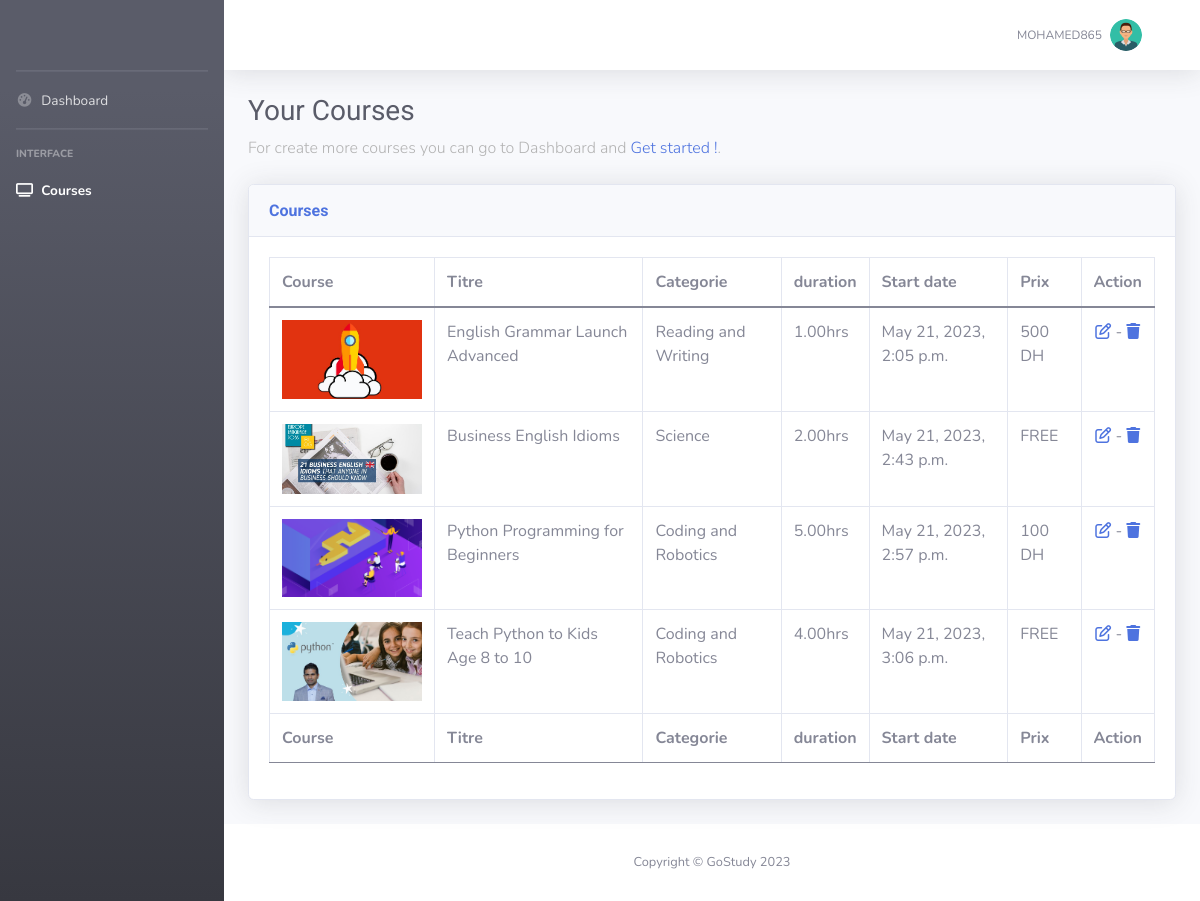
The app's page /Enseignant/Dashboard/courses (signed in) with its own data.
### prof/models.py (models this page shows, shortened)
class Enseignant(models.Model):
    user = models.OneToOneField(User, null=True,on_delete=models.CASCADE)
    nom = models.CharField(max_length=30)
    datenaissence = models.DateField()
    photo = models.ImageField(upload_to='etudiant/img/pdp/%y',default='prof/img/pdp/23/user.png')
    datecreation = models.DateTimeField(auto_now=True)

### courses/models.py (models this page shows, shortened)
class course(models.Model):
    titre = models.CharField(max_length=80)
    description = models.TextField()
    categorie = models.ForeignKey(categorie, null=True, on_delete=models.CASCADE)
    datecreation  = models.DateTimeField(auto_now=True)
    avis = models.IntegerField(null=True,validators=[MinValueValidator(0),MaxValueValidator(5)],default=0)
    cover = models.ImageField( upload_to='CourseCovers/img/%y/',null=True,default='',blank=True)
    video = models.FileField( upload_to='CourseVideos/lecons/%y',null=True,default='',blank=True)
    duration = models.DecimalField(max_digits=4, decimal_places=2,null=True,default=2)
    tag = models.ManyToManyField(tag)
    Enseignant = models.ForeignKey(Enseignant, null=True, on_delete=models.CASCADE)
    prix = models.DecimalField(max_digits=7,decimal_places=2,null=True)
    level = models.CharField(max_length=90,null=True,default='beginner')

class categorie(models.Model):
    nom = models.CharField( max_length=50)
    cover = models.ImageField( upload_to='categoryCovers/img/%y/',null=True)
    def __str__(self):
        return self.nom

### etudiant/decorators.py (the view)
        def wrapper_func(request, *args, **kwargs):
            if request.user.groups.exists():
                group = request.user.groups.all()[0].name
            if group in allowedGroups:
                    return view_func(request, *args, **kwargs)
            else:
                return redirect("home")

### prof/views.py (called while the page is built)
@login_required(login_url='etudiant_login')
@allowedusers(allowedGroups=['prof','admin'])
def dashboardcourses(request):
    m = {
    'pdp':Enseignant.objects.all().get(user=request.user),
    'cours':course.objects.all().filter(Enseignant=request.user.id)
    }
    return render(request,'prof/courses.html',m)

### templates/prof/courses.html
{% extends 'base/prof/header.html' %}
{% block content %}
<div class="container-fluid">
    <h1 class="h3 mb-2 text-gray-800">Your Courses</h1>
    <p class="mb-4">For create more courses you can go to Dashboard and<a target="_blank"
            href="{% url 'dashboardprof' %}"> Get started !</a>.</p>
    <div class="card shadow mb-4">
        <div class="card-header py-3">
            <h6 class="m-0 font-weight-bold text-primary">Courses</h6>
        </div>
        <div class="card-body">
            <div class="table-responsive">
                <table class="table table-bordered" id="dataTable" width="100%" cellspacing="0">
                    <thead>
                        <tr>
                            <th>Course</th>
                            <th>Titre</th>
                            <th>Categorie</th>
                            <th>duration</th>
                            <th>Start date</th>
                            <th>Prix</th>
                            <th>Action</th>
                        </tr>
                    </thead>
                    <tfoot>
                        <tr>
                            <th>Course</th>
                            <th>Titre</th>
                            <th>Categorie</th>
                            <th>duration</th>
                            <th>Start date</th>
                            <th>Prix</th>
                            <th>Action</th>
                        </tr>
                    </tfoot>
                    <tbody>
                        {% if not cours %} <tr> <td colspan='7' class="text-center">No Courses data</td></tr> {% else %}
                        {% for cr in cours %}
                        <tr>
                            <td><img src="{{cr.cover.url}}" width=140 alt="" srcset=""></td>
                            <td>{{cr.titre}}</td>
                            <td>{{cr.categorie}}</td>
                            <td>{{cr.duration}}hrs</td>
                            <td>{{cr.datecreation}}</td>
                            {% if cr.prix %}
                            <td><script>document.write(parseFloat({{cr.prix}}*10))</script> DH</td>
                            {% else %}
                            <td>FREE</td>
                            {% endif %}
                            <td><center><a href="{% url 'editcourse' cr.id %}"><i class="fa-regular fa-pen-to-square"></i></a> - <a href="{% url 'deletecourse' cr.id %}"><i class="fa-solid fa-trash"></i></a></center></td>
                        </tr>
                        {% endfor %}
                        {% endif %}
                    </tbody>
                </table>
            </div>
        </div>
    </div>
</div>
{% endblock content %}

### templates/base/prof/header.html (shortened to what this page needs)
{% load static %}
<!DOCTYPE html>
<html lang="en">
<head>
{% include 'base/coursesHeader.html' %}
{% include 'base/header.html' %}
    <link href="{% static 'prof/vendor/fontawesome-free/css/all.min.css' %}" rel="stylesheet" type="text/css">
    <link href="{% static 'prof/css/sb-admin-2.min.css' %}" rel="stylesheet">
</head>
<body id="page-top">
    <div id="wrapper">
        <ul class="navbar-nav bg-gradient-dark sidebar sidebar-dark accordion" id="accordionSidebar">
            <a class="sidebar-brand d-flex align-items-center justify-content-center" href="{% url 'dashboardprof' %}">
                </a>
            <hr class="sidebar-divider my-0">
            <li class="nav-item {% if request.resolver_match.url_name == 'dashboardprof' %}active{% endif %}">
                <a class="nav-link" href="{% url 'dashboardprof' %}">
                    <i class="fas fa-fw fa-tachometer-alt"></i>
                    <span>Dashboard</span></a>
            </li>
            <hr class="sidebar-divider">
            <div class="sidebar-heading">
                Interface
            </div>
            <li class="nav-item {% if request.resolver_match.url_name == 'dashboardcourses' %}active{% endif %}">
                <a class="nav-link collapsed" href="{% url 'dashboardcourses' %}">
                    <i class="fa-solid fa-tv"></i>
                    <span>Courses</span>
                </a>
            </li>
        </ul>
        <div id="content-wrapper" class="d-flex flex-column">
            <div id="content">
                {% if request.resolver_match.url_name != 'createcourse' %}
                <nav class="navbar navbar-expand navbar-light bg-white topbar mb-4 static-top shadow">
                    <ul class="navbar-nav ml-auto">
                        <li class="nav-item dropdown no-arrow">
                            <a class="nav-link dropdown-toggle" href="#" id="userDropdown" role="button"
                                data-toggle="dropdown" aria-haspopup="true" aria-expanded="false">
                                <span class="mr-2 d-none d-lg-inline text-gray-600 small">{{request.user}}</span>
                                <img class="img-profile rounded-circle"
                                    src="{{pdp.photo.url}}">
                            </a>
                        </li>
                    </ul>
                </nav>
        {% endif %}
                    {% block content %}
                    {% endblock content %}
            {% if request.resolver_match.url_name != 'createcourse' and request.resolver_match.url_name != 'deletecourse' %}
            <footer class="sticky-footer bg-white">
                <div class="container my-auto">
                    <div class="copyright text-center my-auto">
                        <span>Copyright &copy; GoStudy 2023</span>
                    </div>
                </div>
            </footer>{% endif %}
        </div>
    </div>
</body>
</html>

### gostudy/static/css/style.css (style rules this page uses)
:root { --primary: #06BBCC; --light: #F0FBFC; --dark: #181d38; }
.navbar .dropdown-toggle::after { border: none; content: "\f107"; font-family: "Font Awesome 5 Free"; font-weight: 900; vertical-align: middle; margin-left: 8px; }
.navbar-light .navbar-nav .nav-link { margin-right: 30px; padding: 25px 0; color: #FFFFFF; font-size: 15px; text-transform: uppercase; outline: none; }
.navbar-light .navbar-nav .nav-link { color: var(--dark); font-weight: 500; }

### gostudy/static/etudiant/css/style.css (style rules this page uses)
body { font-family: "Roboto", sans-serif; background-color: #fff; }
p { color: #b3b3b3; font-weight: 300; }
h1, h2, h3, h4, h5, h6, .h1, .h2, .h3, .h4, .h5, .h6 { font-family: "Roboto", sans-serif; }
a { -webkit-transition: .3s all ease; -o-transition: .3s all ease; transition: .3s all ease; }

### records on screen
Enseignant: photo (placeholder picture)
course: cover (picture), titre "English Grammar Launch Advanced", categorie "Reading and Writing", duration "1.00", datecreation "May 21, 2023, 2:05 p.m."
course: cover (picture), titre "Business English Idioms", categorie "Science", duration "2.00", datecreation "May 21, 2023, 2:43 p.m.", prix "FREE"
course: cover (picture), titre "Python Programming for Beginners", categorie "Coding and Robotics", duration "5.00", datecreation "May 21, 2023, 2:57 p.m."
course: cover (picture), titre "Teach Python to Kids Age 8 to 10", categorie "Coding and Robotics", duration "4.00", datecreation "May 21, 2023, 3:06 p.m.", prix "FREE"

### other values on screen
{{ request.user }} "MOHAMED865"
